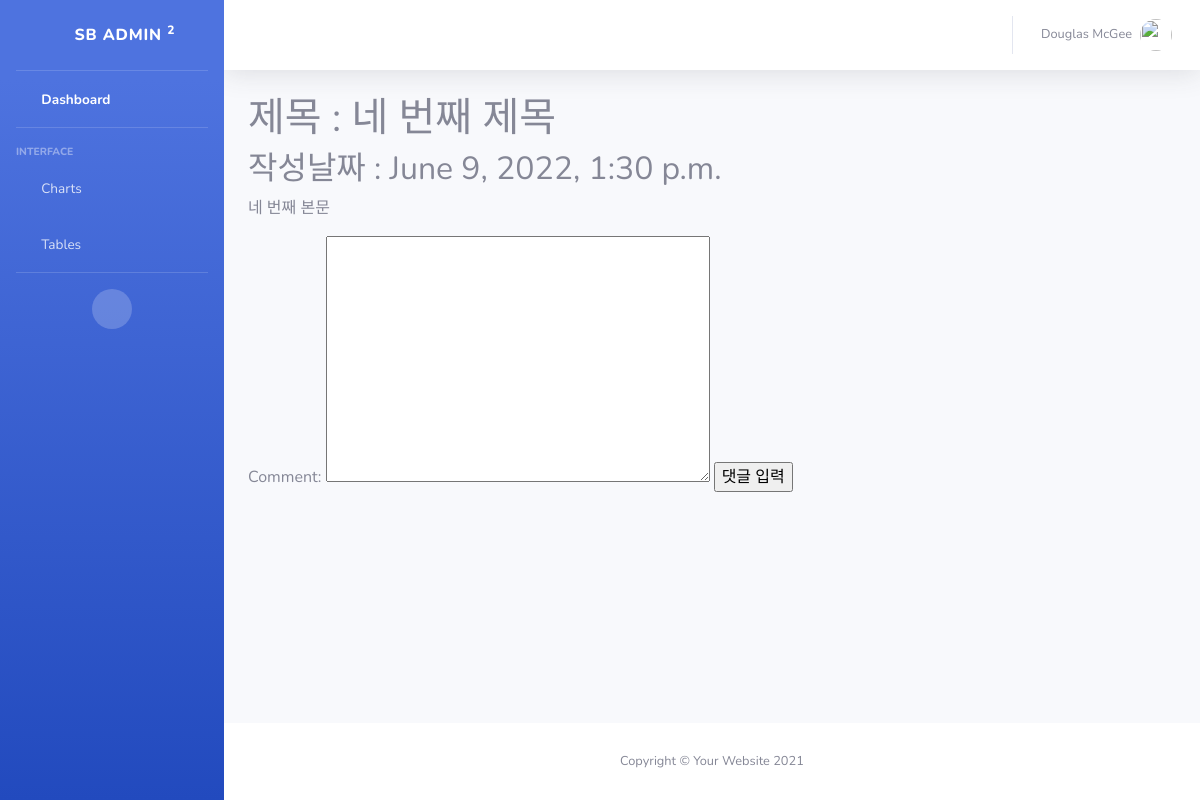
The page /detail/4 on the database as committed earlier.
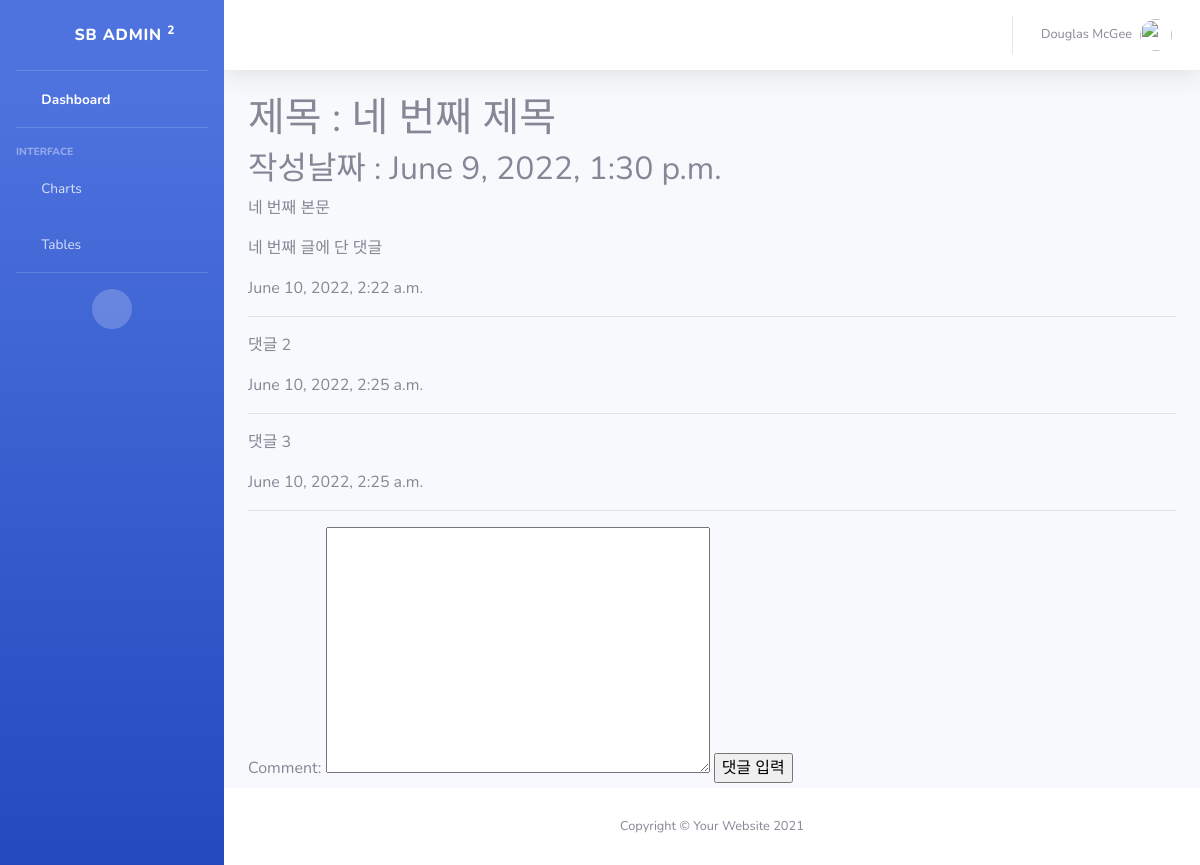
The same page on the database as committed later.
### snsapp/models.py (models this page shows, shortened)
class Post(models.Model):
    title = models.CharField(max_length=200)
    body = models.TextField()
    date = models.DateTimeField(auto_now_add=True)

class Comment(models.Model):
    comment = models.TextField()
    date = models.DateTimeField(auto_now_add=True)
    post = models.ForeignKey(Post, null=True, blank=True, on_delete=models.CASCADE)
    def __str__(self):
        return self.comment

### snsapp/views.py (the view)
# urls.py: path('detail/<int:post_id>', views.detail, name='detail'),
def detail(request, post_id):
    post_detail = get_object_or_404(Post, pk=post_id)
    comment_form = CommentForm()
    return render(request, 'detail.html', {'post_detail':post_detail, 'comment_form':comment_form})

### snsapp/forms.py
class CommentForm(forms.ModelForm):
    class Meta:
        model = Comment
        fields = ['comment']

### snsapp/templates/detail.html (shortened to what this page needs)
{% extends 'base.html' %}
{% block content %}
<h1>제목 : {{ post_detail.title }}</h1>
<h2>작성날짜 : {{ post_detail.date }}</h2>
<p>
    {{ post_detail.body }}
</p>
{% for comment in post_detail.comment_set.all %}
    <p>{{ comment }}</p>
    <p>{{ comment.date }}</p>
    <hr>
{% endfor %}
<form method="POST" action="{% url 'new_comment' post_detail.id %}">
    {{ comment_form }}
    <input type="submit" value="댓글 입력">
</form>
{% endblock %}

### snsapp/templates/base.html (shortened to what this page needs)
{% load static %}
<!DOCTYPE html>
<html lang="en">
<head>
    <link href="{% static 'vendor/fontawesome-free/css/all.min.css' %}" rel="stylesheet" type="text/css">
    <link href="{% static 'css/sb-admin-2.min.css' %}" rel="stylesheet">
</head>
<body id="page-top">
    <div id="wrapper">
        <ul class="navbar-nav bg-gradient-primary sidebar sidebar-dark accordion" id="accordionSidebar">
            <a class="sidebar-brand d-flex align-items-center justify-content-center" href="index.html">
                <div class="sidebar-brand-icon rotate-n-15">
                    <i class="fas fa-laugh-wink"></i>
                </div>
                <div class="sidebar-brand-text mx-3">SB Admin <sup>2</sup></div>
            </a>
            <hr class="sidebar-divider my-0">
            <li class="nav-item active">
                <a class="nav-link" href="index.html">
                    <i class="fas fa-fw fa-tachometer-alt"></i>
                    <span>Dashboard</span></a>
            </li>
            <hr class="sidebar-divider">
            <div class="sidebar-heading">
                Interface
            </div>
            <li class="nav-item">
                <a class="nav-link" href="charts.html">
                    <i class="fas fa-fw fa-chart-area"></i>
                    <span>Charts</span></a>
            </li>
            <li class="nav-item">
                <a class="nav-link" href="tables.html">
                    <i class="fas fa-fw fa-table"></i>
                    <span>Tables</span></a>
            </li>
            <hr class="sidebar-divider d-none d-md-block">
            <div class="text-center d-none d-md-inline">
                <button class="rounded-circle border-0" id="sidebarToggle"></button>
            </div>
        </ul>
        <div id="content-wrapper" class="d-flex flex-column">
            <div id="content">
                <nav class="navbar navbar-expand navbar-light bg-white topbar mb-4 static-top shadow">
                    <ul class="navbar-nav ml-auto">
                        <li class="nav-item dropdown no-arrow">
                            <a class="nav-link dropdown-toggle" href="#" id="userDropdown" role="button"
                                data-toggle="dropdown" aria-haspopup="true" aria-expanded="false">
                                <span class="mr-2 d-none d-lg-inline text-gray-600 small">Douglas McGee</span>
                                <img class="img-profile rounded-circle"
                                    src="{% static 'img/undraw_profile.svg' %}">
                            </a>
                        </li>
                    </ul>
                </nav>
                <div class="container-fluid">
                {% block content %}
                {% endblock %}
                </div>
            </div>
            <footer class="sticky-footer bg-white">
                <div class="container my-auto">
                    <div class="copyright text-center my-auto">
                        <span>Copyright &copy; Your Website 2021</span>
                    </div>
                </div>
            </footer>
        </div>
    </div>
</body>
</html>

Rows that differ between the two databases and show on the page:
added Comment: comment "네 번째 글에 단 댓글", date "June 10, 2022, 2:22 a.m."
added Comment: comment "댓글 2", date "June 10, 2022, 2:25 a.m."
added Comment: comment "댓글 3", date "June 10, 2022, 2:25 a.m."
